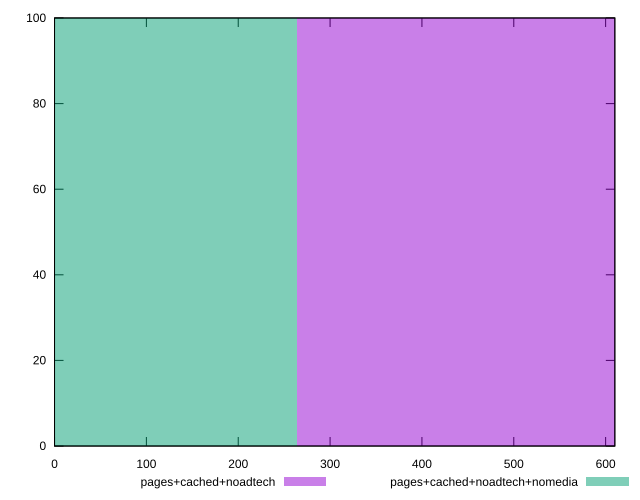

This chart was generated by the following gnuplot code:
reset

$pagesCachedNoadtech <<EOF
527.4612640253114 100
EOF

$pagesCachedNoadtechNomedia <<EOF
0 100
EOF

set key outside below
set boxwidth 527.4612640253114
set xrange [0:610]
set yrange [0:100]
set trange [0:100]
set style fill transparent solid 0.5 noborder
set terminal svg size 640, 500 enhanced background rgb 'white'
set output "report_00016_2021-02-10T13-31-48.338Z/uses-webp-images/comparison/histogram/2_vs_3.svg"

plot $pagesCachedNoadtech title "pages+cached+noadtech" with boxes, \
     $pagesCachedNoadtechNomedia title "pages+cached+noadtech+nomedia" with boxes

reset
